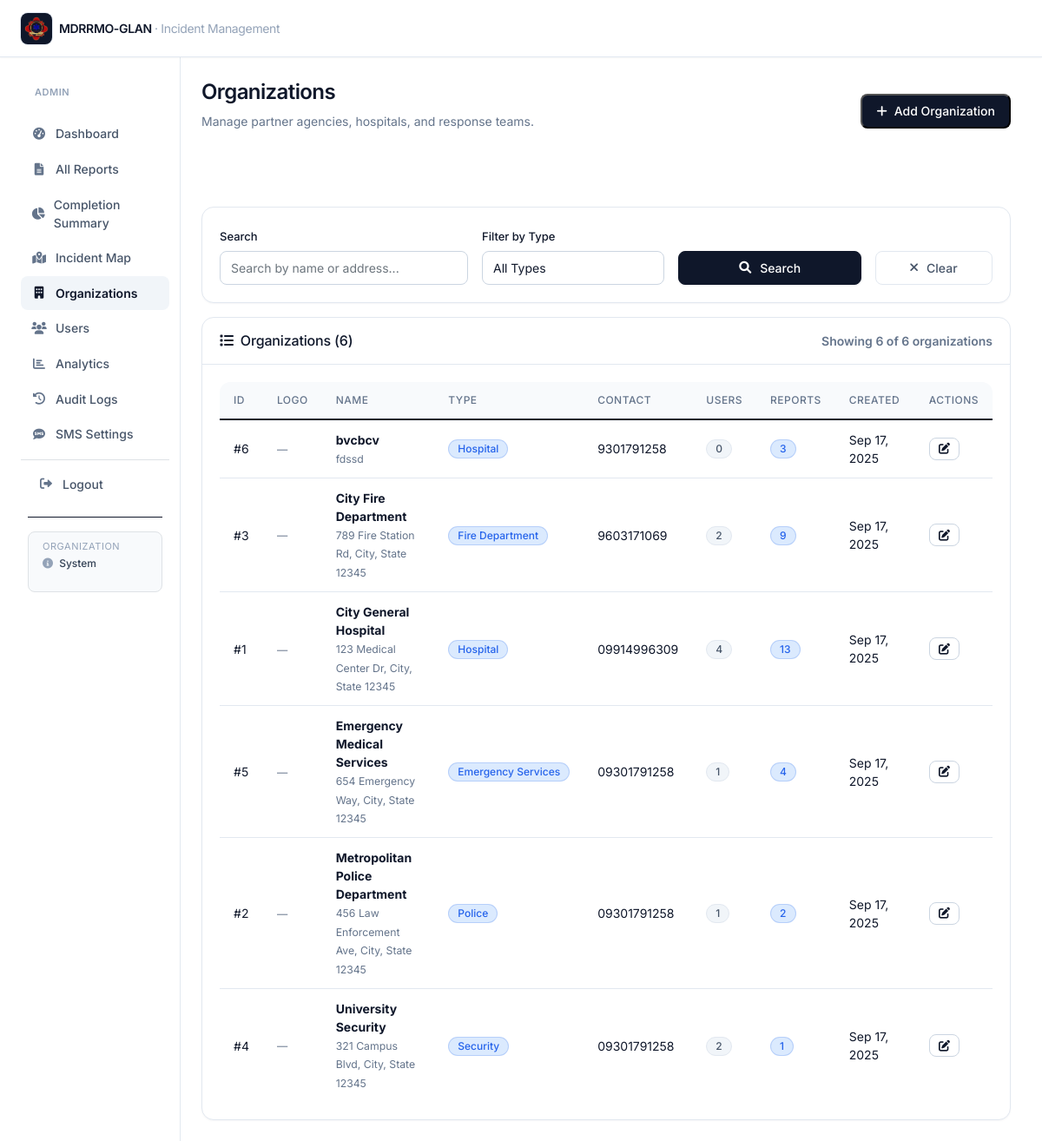
/organizations/index.php (signed in), run on the app's committed database.
### tables this page shows
CREATE TABLE IF NOT EXISTS `organizations` (
  `id` int NOT NULL AUTO_INCREMENT,
  `org_name` varchar(255) NOT NULL,
  `org_type` enum('Hospital','Police','Fire Department','Security','Emergency Services') NOT NULL,
  `contact_number` varchar(20) DEFAULT NULL,
  `address` text,
  `latitude` decimal(10,8) DEFAULT NULL,
  `longitude` decimal(11,8) DEFAULT NULL,
  `logo_path` varchar(512) DEFAULT NULL,
  `created_at` timestamp NULL DEFAULT CURRENT_TIMESTAMP,
  PRIMARY KEY (`id`)
);

### config/config.php (called while the page is built, shortened)
<?php
function format_date($date)
{
    return date('M d, Y', strtotime($date));
}
?>

### organizations/index.php (the view, shortened to what this page needs)
<?php
require_once '../config/config.php';
include '../views/header.php';
$database = new Database();
$db = $database->getConnection();
$search = $_GET['search'] ?? '';
$page = max(1, (int)($_GET['page'] ?? 1));
$per_page = 10;
$offset = ($page - 1) * $per_page;
$where_conditions = [];
$params = [];
$where_clause = !empty($where_conditions) ? "WHERE " . implode(" AND ", $where_conditions) : "";
$count_query = "SELECT COUNT(*) as total FROM organizations o $where_clause";
$count_stmt = $db->prepare($count_query);
$count_stmt->execute($params);
$total_records = $count_stmt->fetch()['total'];
$query = "SELECT o.*,
          COUNT(DISTINCT u.id) as user_count,
          COUNT(DISTINCT ir.id) as report_count
          FROM organizations o
          LEFT JOIN users u ON o.id = u.organization_id
          LEFT JOIN incident_reports ir ON o.id = ir.organization_id
          $where_clause
          GROUP BY o.id
          ORDER BY o.org_name
          LIMIT $per_page OFFSET $offset";
$stmt = $db->prepare($query);
$stmt->execute($params);
$organizations = $stmt->fetchAll();
?>
<div class="container-fluid">
    <div class="row g-0">
        <?php include '../views/sidebar.php'; ?>
        <main class="col-md-9 ms-sm-auto col-lg-10 main-content">
            <div class="flex flex-col sm:flex-row sm:items-center sm:justify-between gap-3 pb-5 mb-6 border-b border-slate-200">
                <div>
                    <h1 class="text-2xl font-semibold tracking-tight text-slate-900">Organizations</h1>
                    <p class="text-sm text-slate-500 mt-1">Manage partner agencies, hospitals, and response teams.</p>
                </div>
                <button type="button" class="inline-flex items-center gap-2 rounded-lg bg-slate-900 px-3 py-2 text-sm font-medium text-white hover:bg-slate-800 transition" data-bs-toggle="modal" data-bs-target="#createModal">
                    <i class="fas fa-plus"></i>Add Organization
                </button>
            </div>
            <div class="card mb-3">
                <div class="card-body">
                    <form method="GET" class="row g-3">
                        <div class="col-md-4">
                            <label for="search" class="form-label">Search</label>
                            <input type="text" class="form-control" id="search" name="search"
                                   placeholder="Search by name or address..." value="<?php echo htmlspecialchars($search); ?>">
                        </div>
                        <div class="col-md-3">
                            <label for="type" class="form-label">Filter by Type</label>
                            <select class="form-select" id="type" name="type">
                                <option value="">All Types</option>
                            </select>
                        </div>
                        <div class="col-md-3">
                            <label class="form-label">&nbsp;</label>
                            <div class="d-grid">
                                <button type="submit" class="btn btn-primary">
                                    <i class="fas fa-search me-1"></i>Search
                                </button>
                            </div>
                        </div>
                        <div class="col-md-2">
                            <label class="form-label">&nbsp;</label>
                            <div class="d-grid">
                                <a href="index.php" class="btn btn-outline-secondary">
                                    <i class="fas fa-times me-1"></i>Clear
                                </a>
                            </div>
                        </div>
                    </form>
                </div>
            </div>
            <div class="card">
                <div class="card-header d-flex justify-content-between align-items-center">
                    <h6 class="mb-0">
                        <i class="fas fa-list me-2"></i>Organizations (<?php echo $total_records; ?>)
                    </h6>
                    <small class="text-muted">
                        Showing <?php echo count($organizations); ?> of <?php echo $total_records; ?> organizations
                    </small>
                </div>
                <div class="card-body">
                    <div class="table-responsive">
                        <table class="table table-hover">
                            <thead>
                                <tr>
                                    <th>ID</th>
                                    <th>Logo</th>
                                    <th>Name</th>
                                    <th>Type</th>
                                    <th>Contact</th>
                                    <th>Users</th>
                                    <th>Reports</th>
                                    <th>Created</th>
                                    <th>Actions</th>
                                </tr>
                            </thead>
                            <tbody>
                                <?php foreach ($organizations as $org): ?>
                                <tr>
                                    <td>#<?php echo $org['id']; ?></td>
                                    <td>
                                        <?php if (!empty($org['logo_path'] ?? null)): ?>
                                            <img src="<?php echo htmlspecialchars(BASE_URL . ($org['logo_path'] ?? '')); ?>" alt="" width="40" height="40" class="rounded-lg border border-slate-200 object-contain bg-white" style="max-height:40px">
                                        <?php else: ?>
                                            <span class="text-muted small">—</span>
                                        <?php endif; ?>
                                    </td>
                                    <td>
                                        <strong><?php echo htmlspecialchars($org['org_name']); ?></strong>
                                        <?php if ($org['address']): ?>
                                        <br><small class="text-muted"><?php echo htmlspecialchars($org['address']); ?></small>
                                        <?php endif; ?>
                                    </td>
                                    <td>
                                        <span class="badge bg-info"><?php echo $org['org_type'] ?: 'Other'; ?></span>
                                    </td>
                                    <td><?php echo htmlspecialchars($org['contact_number']); ?></td>
                                    <td>
                                        <span class="badge bg-secondary"><?php echo $org['user_count']; ?></span>
                                    </td>
                                    <td>
                                        <span class="badge bg-primary"><?php echo $org['report_count']; ?></span>
                                    </td>
                                    <td><?php echo format_date($org['created_at']); ?></td>
                                    <td>
                                        <button type="button" class="btn btn-sm btn-outline-primary"
                                            onclick="editOrganization(<?php echo htmlspecialchars(json_encode($org)); ?>)">
                                            <i class="fas fa-edit"></i>
                                        </button>
                                    </td>
                                </tr>
                                <?php endforeach; ?>
                            </tbody>
                        </table>
                    </div>
                </div>
            </div>
        </main>
    </div>
</div>
<?php include '../views/footer.php'; ?>

### data on the page
organizations: id "6", org_name "bvcbcv", address "fdssd", org_type "Hospital", contact_number "9301791258", user_count "0", report_count "3", created_at "Sep 17, 2025"
organizations: id "3", org_name "City Fire Department", address "789 Fire Station Rd, City, State 12345", org_type "Fire Department", contact_number "9603171069", user_count "2", report_count "9", created_at "Sep 17, 2025"
organizations: id "1", org_name "City General Hospital", address "123 Medical Center Dr, City, State 12345", org_type "Hospital", contact_number "09914996309", user_count "4", report_count "13", created_at "Sep 17, 2025"
organizations: id "5", org_name "Emergency Medical Services", address "654 Emergency Way, City, State 12345", org_type "Emergency Services", contact_number "09301791258", user_count "1", report_count "4", created_at "Sep 17, 2025"
organizations: id "2", org_name "Metropolitan Police Department", address "456 Law Enforcement Ave, City, State 12345", org_type "Police", contact_number "09301791258", user_count "1", report_count "2", created_at "Sep 17, 2025"
organizations: id "4", org_name "University Security", address "321 Campus Blvd, City, State 12345", org_type "Security", contact_number "09301791258", user_count "2", report_count "1", created_at "Sep 17, 2025"

### other printed values
$_SESSION['user_role'] "ADMIN"
$total_records "6"
count($organizations) "6"
